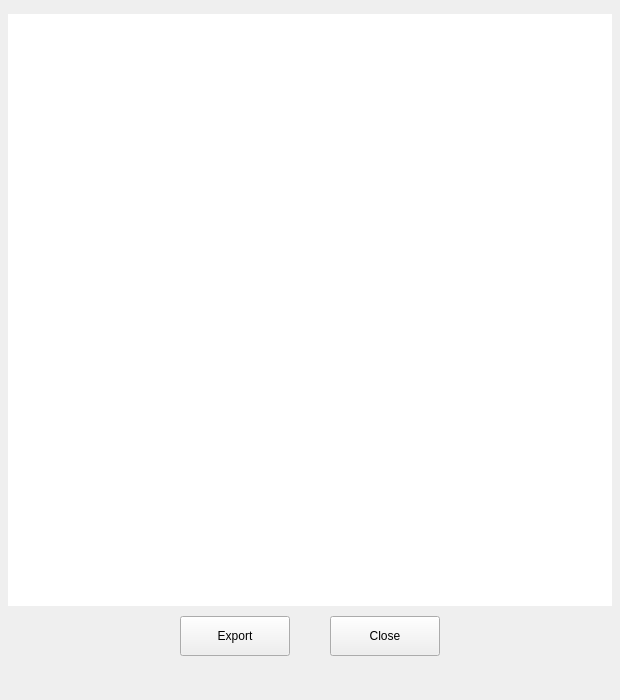
<?xml version="1.0" encoding="UTF-8"?>
<ui version="4.0">
 <class>LicenseAgreement</class>
 <widget class="QWidget" name="LicenseAgreement">
  <property name="geometry">
   <rect>
    <x>0</x>
    <y>0</y>
    <width>620</width>
    <height>700</height>
   </rect>
  </property>
  <property name="sizePolicy">
   <sizepolicy hsizetype="Preferred" vsizetype="Preferred">
    <horstretch>0</horstretch>
    <verstretch>0</verstretch>
   </sizepolicy>
  </property>
  <property name="minimumSize">
   <size>
    <width>620</width>
    <height>700</height>
   </size>
  </property>
  <property name="maximumSize">
   <size>
    <width>16777215</width>
    <height>16777215</height>
   </size>
  </property>
  <property name="windowTitle">
   <string>Form</string>
  </property>
  <layout class="QVBoxLayout" name="verticalLayout">
   <property name="spacing">
    <number>4</number>
   </property>
   <property name="leftMargin">
    <number>4</number>
   </property>
   <property name="topMargin">
    <number>4</number>
   </property>
   <property name="rightMargin">
    <number>4</number>
   </property>
   <property name="bottomMargin">
    <number>4</number>
   </property>
   <item>
    <widget class="KiranColorBlock" name="widget" native="true">
     <layout class="QVBoxLayout" name="verticalLayout_2">
      <property name="spacing">
       <number>10</number>
      </property>
      <property name="leftMargin">
       <number>4</number>
      </property>
      <property name="topMargin">
       <number>10</number>
      </property>
      <property name="rightMargin">
       <number>4</number>
      </property>
      <property name="bottomMargin">
       <number>40</number>
      </property>
      <item>
       <widget class="QTextBrowser" name="text_license">
        <property name="sizePolicy">
         <sizepolicy hsizetype="Preferred" vsizetype="Preferred">
          <horstretch>0</horstretch>
          <verstretch>0</verstretch>
         </sizepolicy>
        </property>
        <property name="minimumSize">
         <size>
          <width>0</width>
          <height>0</height>
         </size>
        </property>
        <property name="font">
         <font>
          <family>Noto Sans CJK SC</family>
         </font>
        </property>
        <property name="accessibleName">
         <string>BrowserLicense</string>
        </property>
        <property name="frameShape">
         <enum>QFrame::NoFrame</enum>
        </property>
        <property name="frameShadow">
         <enum>QFrame::Plain</enum>
        </property>
        <property name="lineWidth">
         <number>0</number>
        </property>
        <property name="lineWrapMode">
         <enum>QTextEdit::WidgetWidth</enum>
        </property>
        <property name="html">
         <string>&lt;!DOCTYPE HTML PUBLIC &quot;-//W3C//DTD HTML 4.0//EN&quot; &quot;http://www.w3.org/TR/REC-html40/strict.dtd&quot;&gt;
&lt;html&gt;&lt;head&gt;&lt;meta name=&quot;qrichtext&quot; content=&quot;1&quot; /&gt;&lt;style type=&quot;text/css&quot;&gt;
p, li { white-space: pre-wrap; }
&lt;/style&gt;&lt;/head&gt;&lt;body style=&quot; font-family:'Noto Sans CJK SC'; font-size:9pt; font-weight:400; font-style:normal;&quot;&gt;
&lt;p style=&quot;-qt-paragraph-type:empty; margin-top:0px; margin-bottom:0px; margin-left:0px; margin-right:0px; -qt-block-indent:0; text-indent:0px;&quot;&gt;&lt;br /&gt;&lt;/p&gt;&lt;/body&gt;&lt;/html&gt;</string>
        </property>
       </widget>
      </item>
      <item>
       <layout class="QHBoxLayout" name="horizontalLayout">
        <property name="spacing">
         <number>0</number>
        </property>
        <property name="leftMargin">
         <number>24</number>
        </property>
        <property name="rightMargin">
         <number>24</number>
        </property>
        <item>
         <spacer name="horizontalSpacer_2">
          <property name="orientation">
           <enum>Qt::Horizontal</enum>
          </property>
          <property name="sizeHint" stdset="0">
           <size>
            <width>40</width>
            <height>20</height>
           </size>
          </property>
         </spacer>
        </item>
        <item>
         <widget class="QPushButton" name="btn_license_export">
          <property name="minimumSize">
           <size>
            <width>110</width>
            <height>40</height>
           </size>
          </property>
          <property name="maximumSize">
           <size>
            <width>110</width>
            <height>40</height>
           </size>
          </property>
          <property name="accessibleName">
           <string>ButtonExportLicense</string>
          </property>
          <property name="text">
           <string>Export</string>
          </property>
         </widget>
        </item>
        <item>
         <spacer name="horizontalSpacer">
          <property name="orientation">
           <enum>Qt::Horizontal</enum>
          </property>
          <property name="sizeType">
           <enum>QSizePolicy::Fixed</enum>
          </property>
          <property name="sizeHint" stdset="0">
           <size>
            <width>40</width>
            <height>20</height>
           </size>
          </property>
         </spacer>
        </item>
        <item>
         <widget class="QPushButton" name="btn_license_close">
          <property name="sizePolicy">
           <sizepolicy hsizetype="Minimum" vsizetype="Minimum">
            <horstretch>0</horstretch>
            <verstretch>0</verstretch>
           </sizepolicy>
          </property>
          <property name="minimumSize">
           <size>
            <width>110</width>
            <height>40</height>
           </size>
          </property>
          <property name="maximumSize">
           <size>
            <width>110</width>
            <height>40</height>
           </size>
          </property>
          <property name="accessibleName">
           <string>ButtonCloseLicense</string>
          </property>
          <property name="text">
           <string>Close</string>
          </property>
         </widget>
        </item>
        <item>
         <spacer name="horizontalSpacer_3">
          <property name="orientation">
           <enum>Qt::Horizontal</enum>
          </property>
          <property name="sizeHint" stdset="0">
           <size>
            <width>40</width>
            <height>20</height>
           </size>
          </property>
         </spacer>
        </item>
       </layout>
      </item>
     </layout>
    </widget>
   </item>
  </layout>
 </widget>
 <customwidgets>
  <customwidget>
   <class>KiranColorBlock</class>
   <extends>QWidget</extends>
   <header location="global">kiran-color-block.h</header>
   <container>1</container>
  </customwidget>
 </customwidgets>
 <resources/>
 <connections/>
</ui>
